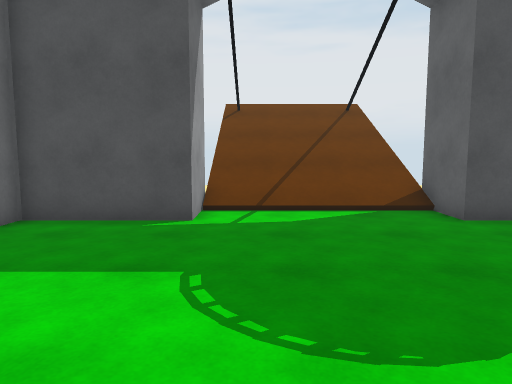
view 1 (above)

13 first-person views from a walk through a 3-D level made in the Unity game engine. The camera is 1.4 m above the floor, tilts 6° down and sees 70° across. The floor is counted in squares, 1 m on a side. Each view is taken from the middle of a square. On the plan, view 1 faces up. The plan holds only what a view shows up to about 16 squares ahead; the rest is blank. The place goes on beyond the plan. Surface patterns are stand-ins for the level's own textures.

view 2
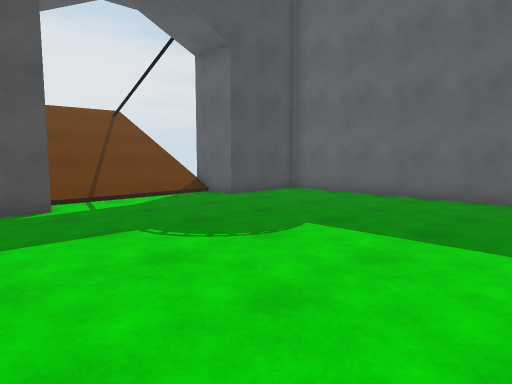

view 3
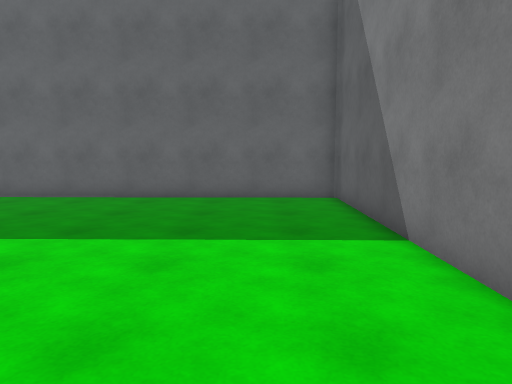

view 4
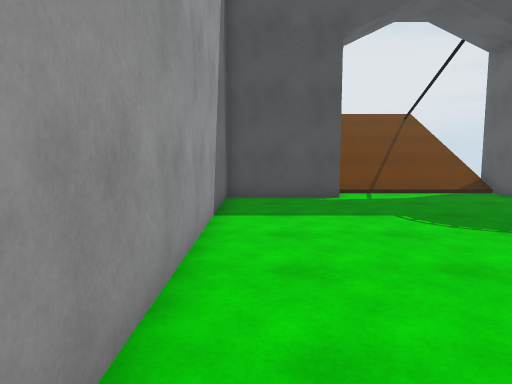

view 5
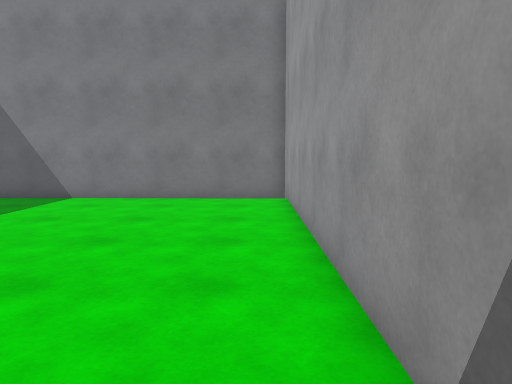

view 6
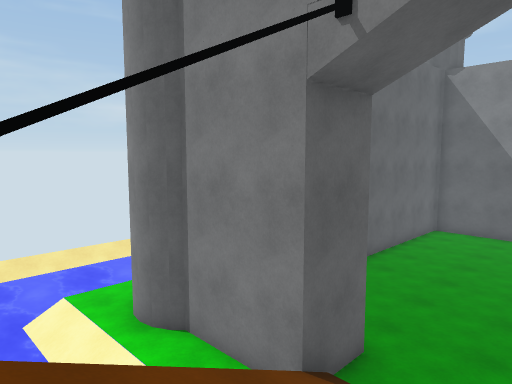

view 7
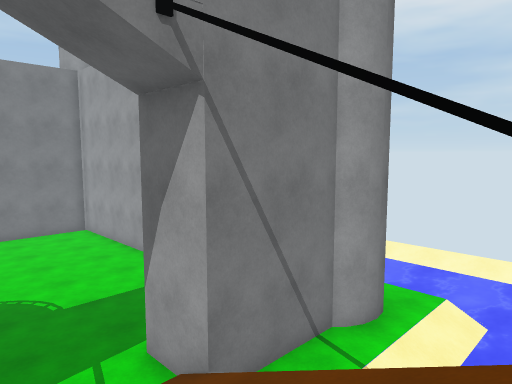

view 8
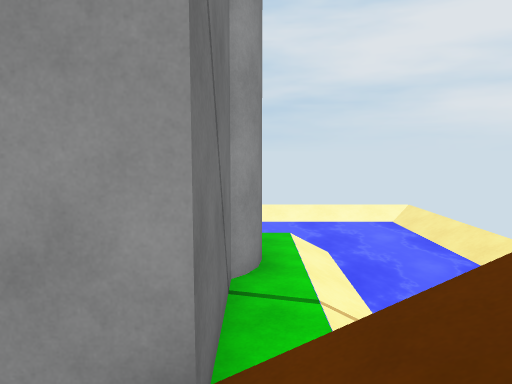

view 9
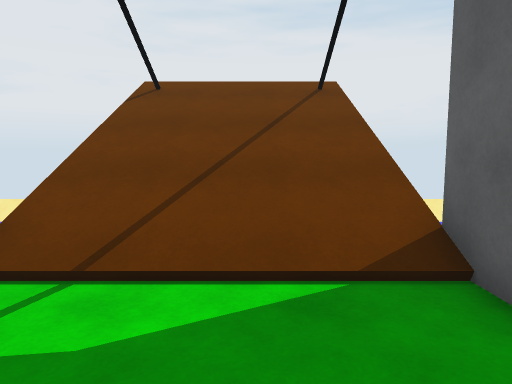

view 10
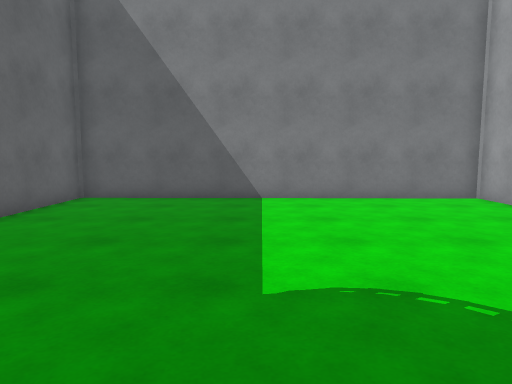

view 11
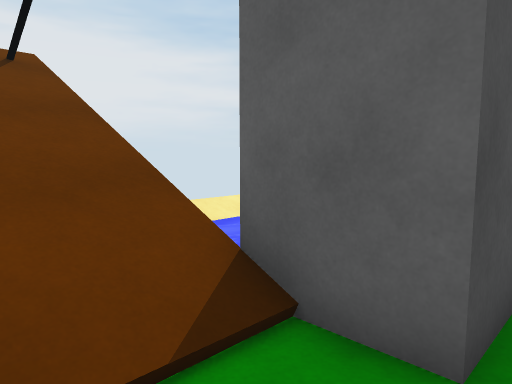

view 12
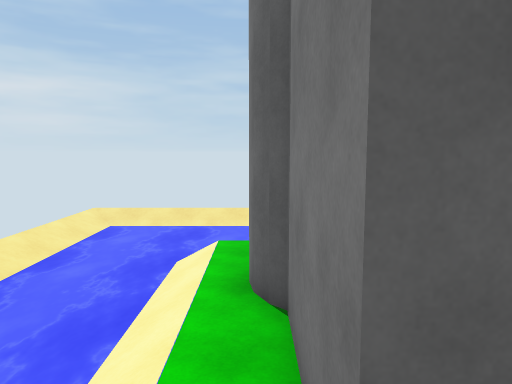

view 13
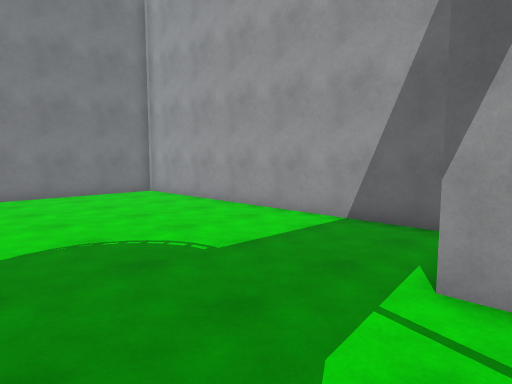

### Floor plan
Key: @ floor where view 1 was taken; # wall or solid block; . floor; / step, stairs or slope; = window, fence, low wall or low ledge; ≈ water the walk keeps out of; v drop or lower ground.
Columns run from 7 left of view 1 to 10 right of it. Each row starts with its distance up from view 1.
 16 vvv           vvvv
 15 ≈ ≈   //////  ≈≈≈≈
 14 ≈≈    =////=   ≈≈≈
 13 ≈≈≈   //////  ≈≈≈≈
 12 ≈≈≈≈  //////  ≈≈≈≈
 11 vvvvv ////// vvvvv
 10 ###vvv//////vvv##v
  9   #  ##////##  #
  8   #####....#####
  7   #............#
  6   #............#
  5   #............#
  4   #............#
  3   #............#
  2   #............#
  1   #............#
  0   #....@.......#
 -1   #............#
 -2   #............#
 -3   #............#
 -4   #............#
 -5   #............#
 -6   ##############

Positions as (right, up) in squares from view 1, and headings:
1: (0, 0), facing up
2: (-4, -2), facing up-right
3: (-4, -3), facing right
4: (-4, -4), facing up
5: (-4, 6), facing down
6: (1, 14), facing down-right
7: (2, 14), facing down-left
8: (1, 10), facing left
9: (2, 5), facing up
10: (2, 6), facing down
11: (2, 7), facing up-right
12: (3, 10), facing right
13: (3, 9), facing down-left
